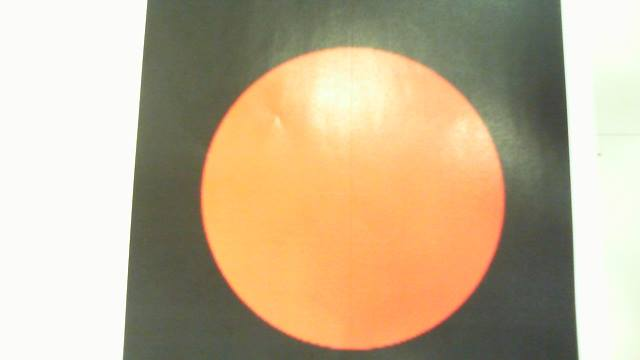
//> input picture computerVision_OpenCV/egimage.jpg, 640 x 360 px, given in place of the camera
$ ./read_video   (built with g++ and OpenCV 4)
//> lines starting //> are read from the running program, lines starting //| are printed output that depends on the picture; after the words box and inside, x2 and y2 are one past the last pixel; in counts of white or black regions, pixels touching at a corner belong together
#include "opencv2/opencv.hpp"
#include<iostream>
//#include "opencv2/imgcodecs.hpp"
#include "opencv2/highgui/highgui.hpp"
#include "opencv2/imgproc/imgproc.hpp"
using namespace cv;
using namespace std;

Mat src, srcHSV, srcGRAY;

vector<Vec3f> preCircle;


int main(int, char**)
{
    int radiuscircle;
    VideoCapture cap(0); // open the default camera
    cout << "started" << endl;
    if(!cap.isOpened()) { // check if we succeeded
        return -1;
    }
    //cvWaitKey(0);
    const char* sourceWin = "videocap";
    Mat edges;
    namedWindow(sourceWin,1);
    for(;;)
    {
        cap >> src; // get a new frame from camera
//> src is the input picture: 360 rows x 640 cols, CV_8UC3; mean B, G, R 146.6, 177, 194.9

        //imshow(sourceWin, src);
        //waitKey(1000);

        cvtColor(src, srcHSV, COLOR_BGR2HSV);
//> srcHSV: 360 rows x 640 cols, CV_8UC3; mean H, S, V 30.2, 61.2, 197.3

        Mat lowerRedHueRange;
        Mat upperRedHueRange;
        inRange(srcHSV, Scalar(0,100,100), Scalar(10,255,255),lowerRedHueRange);
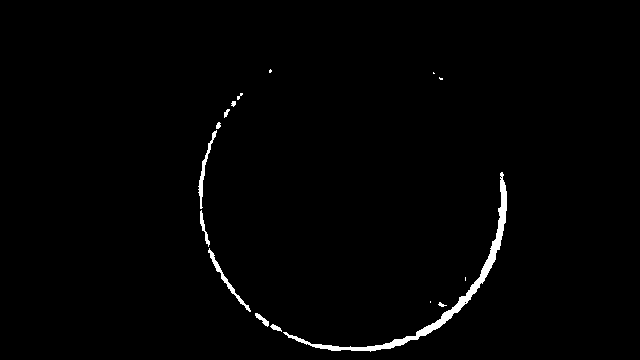
//> lowerRedHueRange: 360 rows x 640 cols, CV_8UC1; 1.2% white; 16 white regions (6 under 20 px), largest, box (x1, y1, x2, y2) and area: (283, 172, 507, 352) 1941, (208, 248, 251, 312) 272, (198, 130, 217, 209) 260
        inRange(srcHSV, Scalar(160,100,100), Scalar(179,255,255),upperRedHueRange);
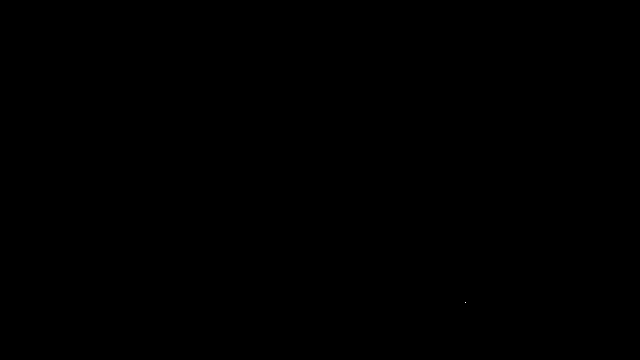
//> upperRedHueRange: 360 rows x 640 cols, CV_8UC1; 0% white in thin lines or dots, all inside (x1, y1, x2, y2) = (465, 302, 466, 303)
        //add lower and upper red frames
        Mat redHueImage;
        addWeighted(lowerRedHueRange, 1.0, upperRedHueRange, 1.0, 0.0, redHueImage);
//> redHueImage: 360 rows x 640 cols, CV_8UC1; 1.2% white; 16 white regions (6 under 20 px), largest, box (x1, y1, x2, y2) and area: (283, 172, 507, 352) 1942, (208, 248, 251, 312) 272, (198, 130, 217, 209) 260
        //delete lowerRedHueRange;
        //delete upperRedHueRange;
        GaussianBlur(redHueImage, redHueImage, Size(9,9), 2, 2);
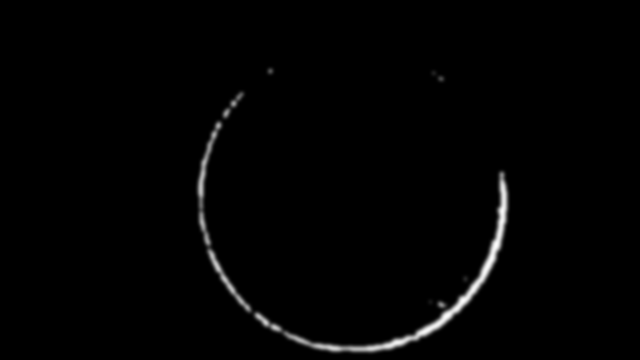
//> redHueImage: 360 rows x 640 cols, CV_8UC1; min 0, max 253, mean 3.2
        //imshow(sourceWin, redHueImage);
        //waitKey(2000);
        vector<Vec3f> circles;
        HoughCircles(redHueImage, circles, CV_HOUGH_GRADIENT, 1, redHueImage.rows/2, 100, 20, 5, 200);
//> circles = 1 circle (x, y, radius): [354.5, 200.5, 151.7]

	    if(circles.size() == 0) {cout<<"No circles"<<endl;continue;}//exit(-1);
        for(size_t current_circle = 0; current_circle < circles.size(); ++current_circle)
        {
	        Point center(cvRound(circles[current_circle][0]), cvRound(circles[current_circle][1]));
	        int radius = cvRound(circles[current_circle][2]);
	        circle(src, center, radius, Scalar(0, 255, 0), 5);
            radiuscircle = cvRound(circles[current_circle][2]);
       //     cout << radius << endl;
        }
//> this loop made 1 pass
//> (center, radius, radiuscircle) on pass 1: (Point(354, 200), 152, 152)
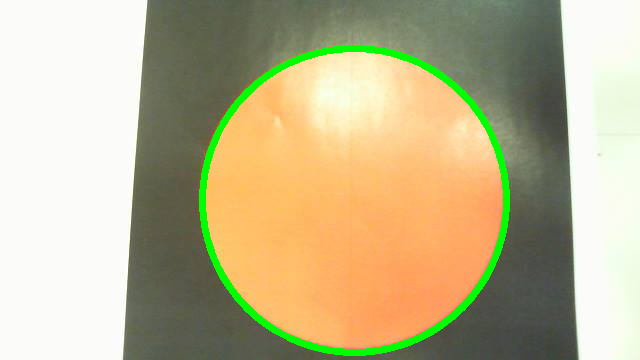
//> src: 360 rows x 640 cols, CV_8UC3; 2.9% of pixels changed, all inside (x1, y1, x2, y2) = (199, 45, 510, 356)

        imshow(sourceWin, src);
        int size_of_marker=130; int focallength=50; int distance_to_camera=0;
        distance_to_camera = ((size_of_marker*focallength)/radiuscircle);
//> distance_to_camera = 42
        cout<< "Markers Distance"<< distance_to_camera << endl;
//| Markers Distance42

        if(waitKey(2000) >= 0) break;
//> the Esc key is pressed
        // [5 lines of commented-out code are left out]
        if(waitKey(30) >= 0) break;
    }

    // the camera will be deinitialized automatically in VideoCapture destructor
    return 0;
}
